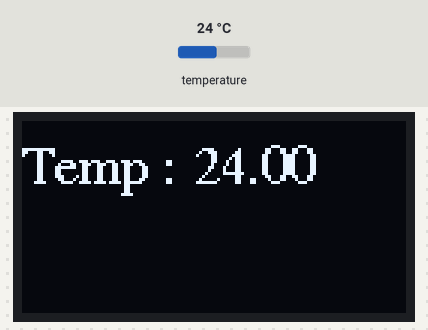
The sketch below on a simulated Arduino Uno, built with avr-gcc and run on an emulated ATmega328P. On the bench: 128×64 one-colour display. The inputs (shaded band) are chosen by the test bench; at power-on: temperature 24 °C. What the sketch prints to the serial monitor is not drawn.

Above: at 3.4 s.
3.5 s: temperature set to 12 °C
At 5.2 s:
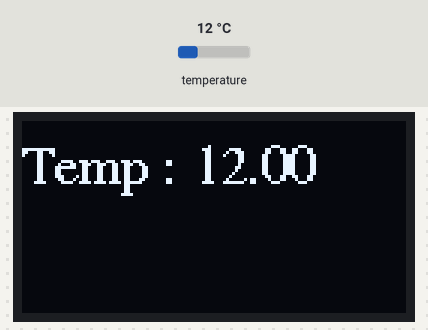
5.6 s: temperature set to 19 °C
At 7.6 s:
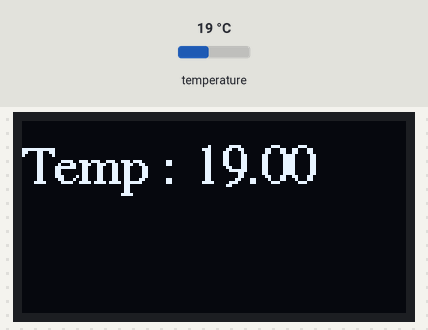
8.2 s: temperature set to 28 °C
At 10.0 s:
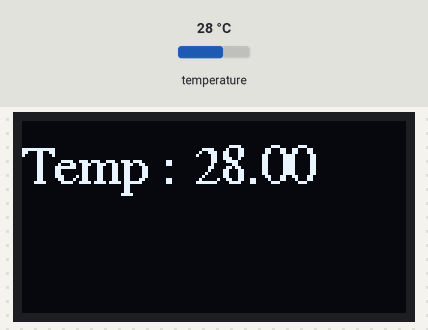
Timing chart, 0 to 11.5 s (numbered marks = the images above; inputs shaded):
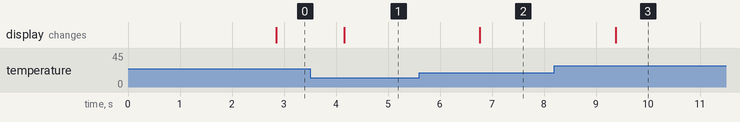

Measured:
- after the input at 3.5 s, the display: changes after 0.66 s (image 1)
- after the input at 5.6 s, the display: changes after 1.2 s (image 2)
- after the input at 8.2 s, the display: changes after 1.2 s (image 3)

The sketch:

sketch_may08c.ino
```cpp
#include <Wire.h>
#include <Adafruit_GFX.h>
#include <Adafruit_SSD1306.h>
#include <Fonts/FreeSerif9pt7b.h>

#define SCREEN_WIDTH 128 // OLED display width, in pixels
#define SCREEN_HEIGHT 64 // OLED display height, in pixels

// Declaration for an SSD1306 display connected to I2C (SDA, SCL pins)
Adafruit_SSD1306 display(SCREEN_WIDTH, SCREEN_HEIGHT, &Wire, -1);


#include <DallasTemperature.h>
#include <OneWire.h>

#define ONE_WIRE_BUS 14                         //D3 pin of nodemcu

OneWire oneWire(ONE_WIRE_BUS);

DallasTemperature sensors(&oneWire);            // Pass the oneWire reference to Dallas Temperature.


void setup() {
  Serial.begin(115200);

  if(!display.begin(SSD1306_SWITCHCAPVCC, 0x3C)) {
    Serial.println("SSD1306 allocation failed");
    for(;;);
  }
  delay(2000);
  setu();
  /*
  display.setFont(&FreeSerif9pt7b);
  display.clearDisplay();
  display.setTextSize(1);
  display.setTextColor(WHITE);
  display.setCursor(0,20);
  display.println("Hello, Mudit");
  display.display();
  delay(2000);
  */
}
void loop() {
  display.setFont(&FreeSerif9pt7b);
  display.clearDisplay();
  display.setTextSize(1);
  display.setTextColor(WHITE);
  display.setCursor(0,20);

  /*
  display.println("Hello, Aditya");
  display.display();
  delay(2000);
  //display.clearDisplay();
  //display.setCursor(0,20);
  display.println("Hello, Aditya");
  Serial.println("rudra ");
  display.display();
  delay(2000);
  */


  sensors.requestTemperatures();                // Send the command to get temperatures
  Serial.println("Temperature is: ");
  Serial.println(sensors.getTempCByIndex(0));   // Why "byIndex"? You can have more than one IC on the same bus. 0 refers to the first IC on the wire
  display.clearDisplay();
  display.setCursor(0,20);
  display.print("Temp :") ;
  display.print(" ");
  display.println(sensors.getTempCByIndex(0));
  display.display();
  delay(500);


}


void setu()
{
  Serial.begin(9600);
  sensors.begin();
}
```
